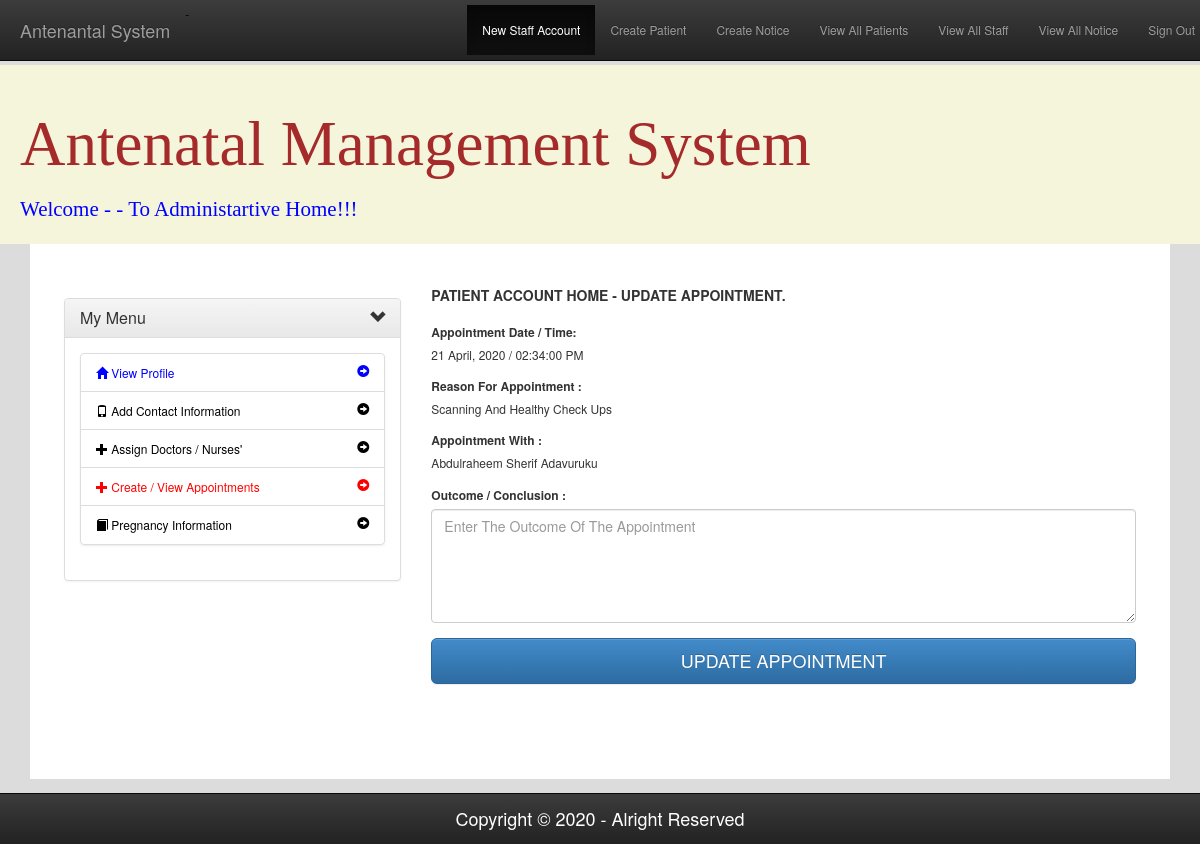
/appointmentUpdate.php?appid=2&hospitalid=ABUTH42639249, run on the app's committed database.
### tables this page shows
CREATE TABLE `userschedule` (
  `id` int(11) NOT NULL,
  `HID` varchar(100) NOT NULL,
  `dateSchedule` datetime NOT NULL,
  `purpose` text NOT NULL,
  `byId` varchar(100) NOT NULL,
  `valid` int(5) NOT NULL,
  `timeSchedule` time NOT NULL,
  `docid` varchar(100) NOT NULL,
  `outcome` text,
  `dateReg` datetime NOT NULL DEFAULT CURRENT_TIMESTAMP
);

CREATE TABLE `hospitaldocsinfo` (
  `id` int(11) NOT NULL,
  `docId` varchar(100) NOT NULL,
  `doctype` varchar(100) NOT NULL,
  `docname` varchar(255) NOT NULL,
  `phone` varchar(100) NOT NULL,
  `email` varchar(200) NOT NULL,
  `contactAdd` text NOT NULL,
  `active` int(5) NOT NULL,
  `dateReg` datetime NOT NULL,
  `gender` varchar(10) NOT NULL
);

### appointmentUpdate.php (the view, shortened to what this page needs)
<?php
    $notice_msg=$hospitalId = $appid =$txtpurpose="";
    require_once 'connection.php';
    if (!isset($_GET['hospitalid']) || $_GET['hospitalid'] == "" || !isset($_GET['appid']) || $_GET['appid'] == ""){
        if($_SERVER['REQUEST_METHOD'] != "POST"){
            header("location: ?out=out");
        }
        $appid = $_POST['appid'];
    }else{
        $appid = $_GET['appid'];
    }
    $stmt_inSchedule = $conn->prepare("SELECT *, userschedule.id as recid FROM userschedule INNER JOIN hospitaldocsinfo
    ON userschedule.docid = hospitaldocsinfo.docId where userschedule.id = ? and userschedule.valid = ? Limit 1");
    $stmt_inSchedule->execute(array($appid, "0"));
    $row_two_in = $stmt_inSchedule->fetch(PDO::FETCH_ASSOC);
    $txtpurpose=$row_two_in['outcome'];
    $date500_two = new DateTime($row_two_in['dateSchedule']);
    $date_two = date_format($date500_two,'d F, Y');
    $time500_two = new DateTime($row_two_in['timeSchedule']);
    $time_two = date_format($time500_two,'h:i:s A');
?>
<!DOCTYPE HTML PUBLIC "-//W3C//DTD HTML 4.01 Transitional//EN" "http://www.w3.org/TR/html4/loose.dtd">
<html lang="en">
<?php include 'header.php'?>
    <link rel="stylesheet" type="text/css" href="css/content.css">
    <link rel="stylesheet" type="text/css" href="plugins/css/select2.css"/>
    <link rel="stylesheet" type="text/css" href="plugins/css/bootstrap-datepicker.css"/>
    <link rel="stylesheet" type="text/css" href="plugins/css/bootstrap-datepicker3.min.css"/>
    <body>
    <?php require_once 'adminTopNav.php'?>
        <div class="container">
            <div class="login">
                <div class="content">
                    <div class="row">
                        <div class="col-xs-12 col-md-4">
                            <?php require_once 'nav_left_staff.php'?>
                        </div>
                        <div class="col-xs-12 col-md-8">
                            <h5 style="margin-bottom:20px;font-weight:bolder">PATIENT ACCOUNT HOME - UPDATE APPOINTMENT.</h5>
                            <form role="form"  name="reg_form"  id="form" class="form-vertical" action="<?php echo htmlspecialchars($_SERVER["PHP_SELF"]);?>" enctype="multipart/form-data" method="POST">
                                <div class="form-group">
                                    <label for="txtname">Appointment Date / Time: </label>
                                    <p><?php echo $date_two." / ".$time_two;?></p>
                                </div>
                                <div class="form-group">
                                    <label for="txttype"> Reason For Appointment : </label>
                                    <p><?php echo $row_two_in['purpose'];?></p>
                                </div>
                                <div class="form-group">
                                    <label for="txttype"> Appointment With : </label>
                                    <p><?php echo $row_two_in['docname'];?></p>
                                </div>
                                <div class="form-group">
                                    <label for="txtpurpose">Outcome / Conclusion : </label>
                                    <textarea rows="5" colunms="12" class="form-control" id="txtpurpose" name="txtpurpose" required="true" placeholder="Enter The Outcome Of The Appointment"><?php echo $txtpurpose;?></textarea>
                                </div>
                                <div class="form-group">
                                    <input type="submit" name="proceed" style="width:100%;margin-bottom:10px;padding:10px 10px 10px 10px" value="UPDATE APPOINTMENT" class="btn btn-primary btn-lg"></input>
                                </div>
                            </form>
                        </div>
                    </div>
                </div>
            </div>
            <?php require_once 'footer.php'?>
        </div>
    </body>
</html>

### css/content.css (style rules this page uses)
body { background-color:gainsboro; font-size: 12px; padding-top: 65px; padding-bottom: 65px; }
.container { background-color: white; padding: 2% 2% 5% 2%; margin-top: 0%; width: 95%; }
.content { background-color: white; padding: 10px; }

### data on the page
userschedule: dateSchedule "21 April, 2020", timeSchedule "02:34:00 PM", purpose "Scanning And Healthy Check Ups", hospitaldocsinfo.docname "Abdulraheem Sherif Adavuruku"
